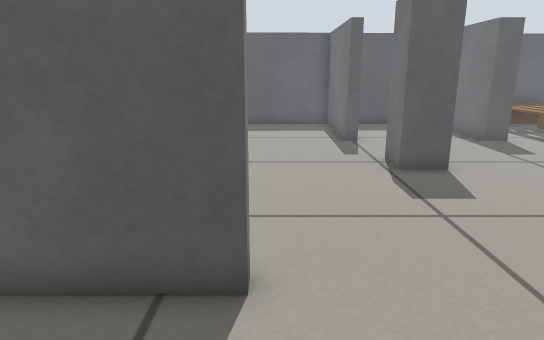
View 1 (above)

18 first-person views from a walk through a Gazebo world. The camera is 0.57 m above the floor, tilts 14° down and sees 70° across. The floor is counted in squares, 0.2 m on a side. Each view is taken from the middle of a square. On the plan, view 1 faces up. The plan holds only what a view shows up to about 20 squares ahead; the rest is blank. The robots in the file are not drawn. Some stock models are drawn as simple stand-ins.

View 2
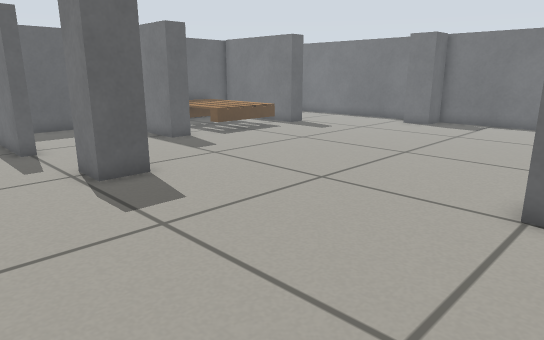

View 3
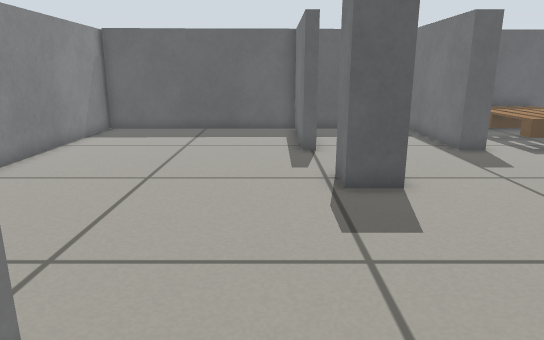

View 4
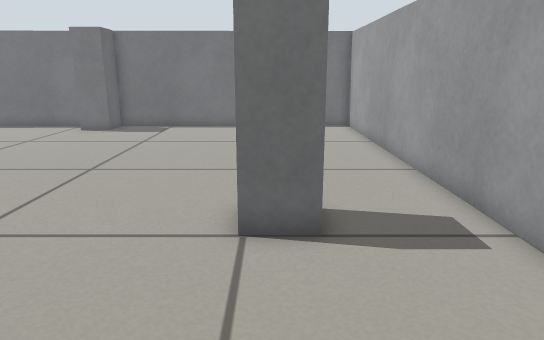

View 5
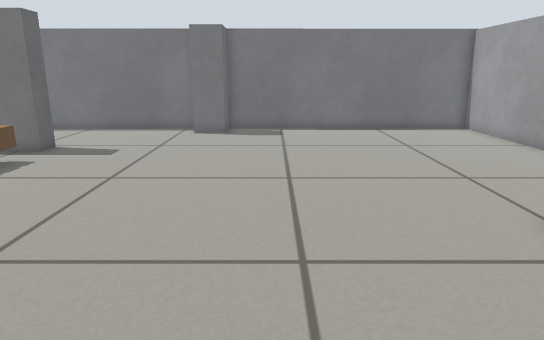

View 6
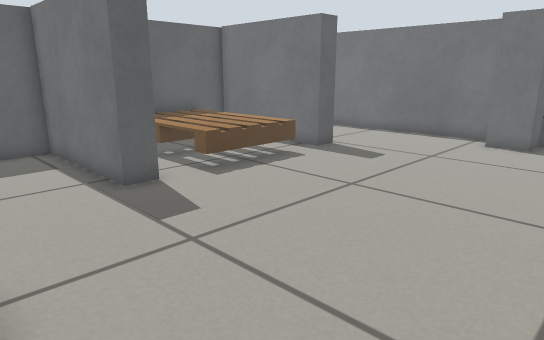

View 7
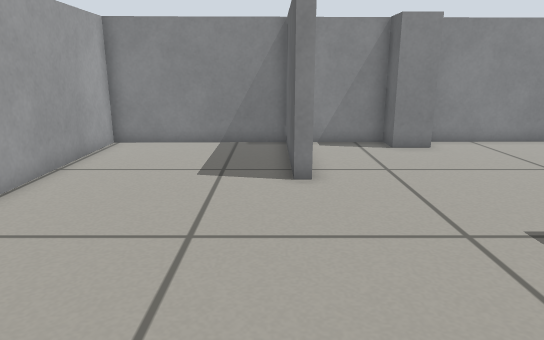

View 8
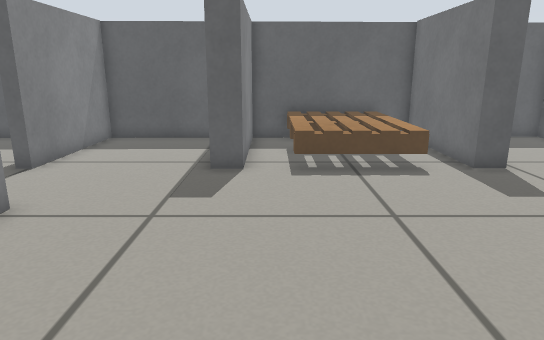

View 9
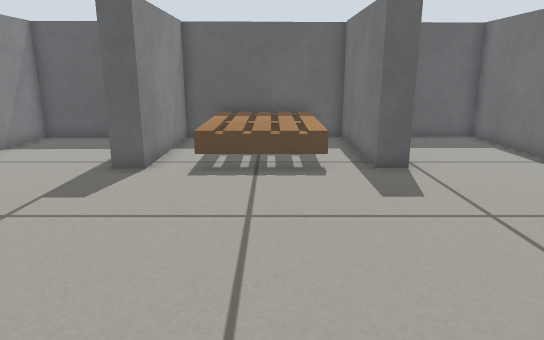

View 10
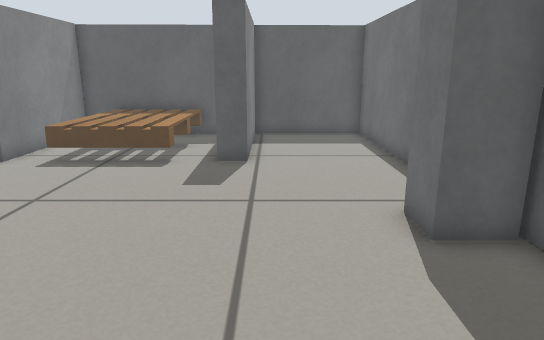

View 11
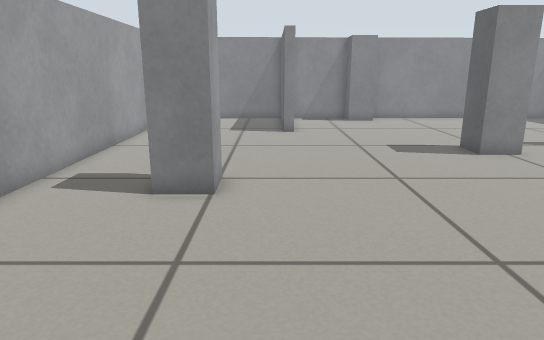

View 12
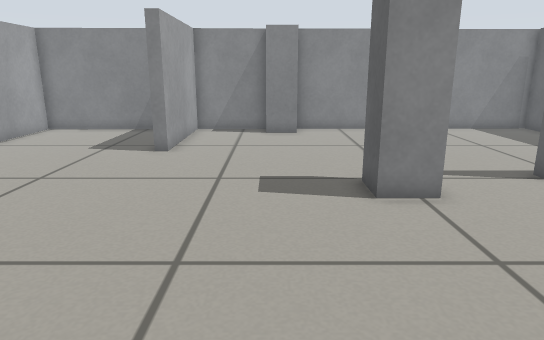

View 13
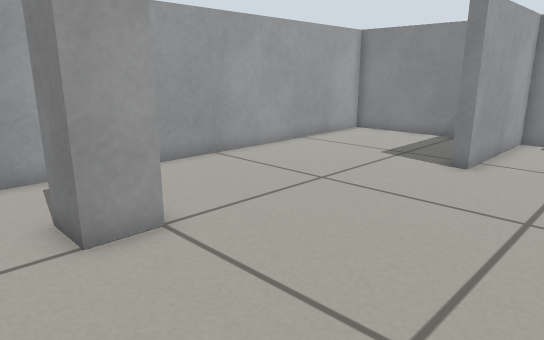

View 14
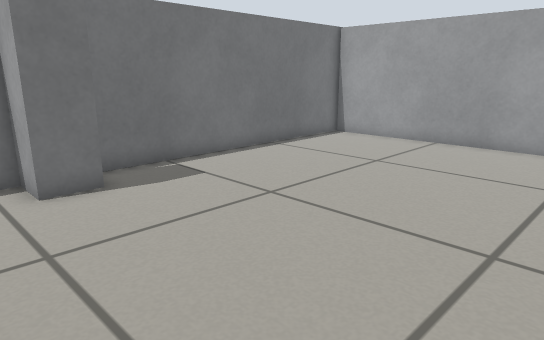

View 15
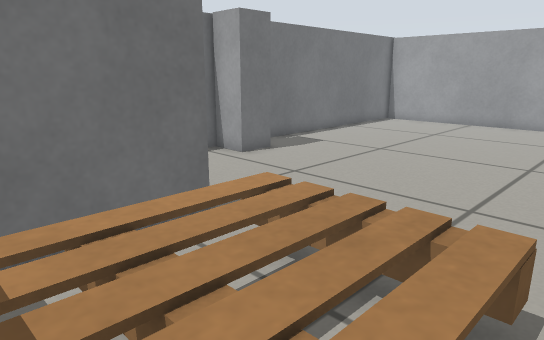

View 16
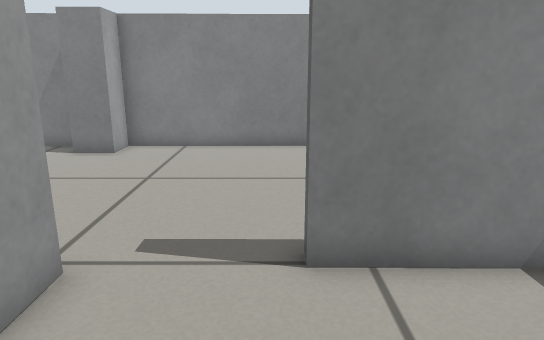

View 17
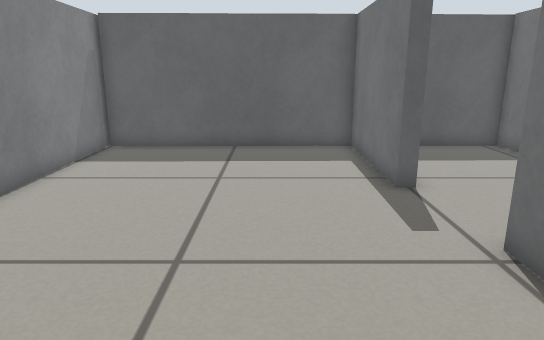

View 18
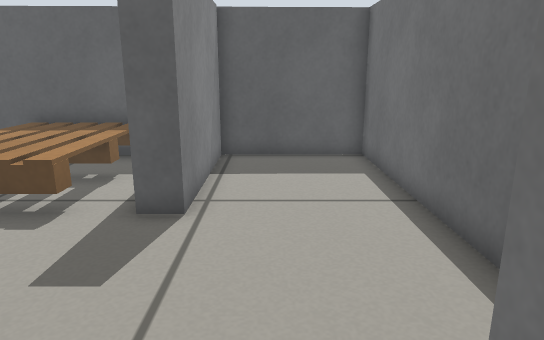

### Floor plan
Points are (right, up) in squares from view 1. A wall is a line through its corners. A room is listed if a view was taken in it or the views show most of it. See-through windows are left out.
Room 1 (views 1, 2, 3, 4, 5, 6, 7, 8, 9, 10, 11, 12, 13, 14, 15, 16, 17, 18)
walls: (-6.4, 8.3) (-6.3, 5.1) (-0.3, 5.1) (-0.3, 4.6) (-6.3, 4.6) (-6.2, -2.7) (23.7, -2.2) (23.3, 22.8) (18.2, 22.7) (18.2, 16.6) (17.2, 16.6) (17.2, 22.7) (10.1, 22.6) (10.1, 16.6) (9.1, 16.6) (9.1, 22.6) (3.7, 22.5) (3.7, 16.6) (3.2, 16.6) (3.2, 22.5) (-6.5, 22.3); (-6.6, 22.8) (-6.4, 10.1)
objects: grey post (-6, 9) to (-5, 10); grey post (4, 12) to (5, 13); grey post (9, 1) to (10, 2); pallet (12, 17) to (15, 22); grey post (22, 10) to (23, 12)

Where each view was taken, in squares from view 1:
view 1: 0 up, 0 right, facing up
view 2: 1 up, 0 right, facing up-right
view 3: 2 up, 2 right, facing up
view 4: 2 up, 2 right, facing right
view 5: 8 up, 3 right, facing right
view 6: 7 up, 5 right, facing up-right
view 7: 4 up, 10 right, facing left
view 8: 5 up, 11 right, facing up
view 9: 5 up, 14 right, facing up
view 10: 4 up, 19 right, facing up
view 11: 4 up, 19 right, facing left
view 12: 9 up, 14 right, facing left
view 13: 9 up, 12 right, facing down-left
view 14: 14 up, 12 right, facing down-right
view 15: 21 up, 11 right, facing down-right
view 16: 16 up, 9 right, facing left
view 17: 7 up, 0 right, facing up
view 18: 9 up, 20 right, facing up
